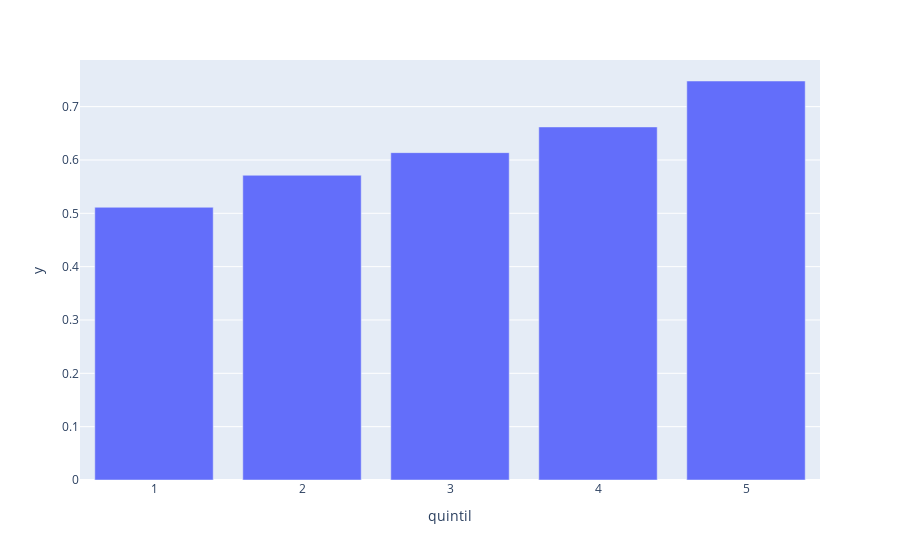

Source (notebook cell):
### Code cell
# Inclusión financiera por grupo de ingresos
df2=df.groupby('quintil')['inclusion_financiera'].mean()
fig = px.bar(df2, df2.index, y=df2).update_xaxes(categoryorder="total descending")
fig.show()

### Figure 1 — Plotly figure (JSON) as saved in the notebook; plotly's stock layout.template omitted (floating-point values rounded to 4 significant figures)
{"data": [{"alignmentgroup": "True", "hovertemplate": "quintil=%{x}<br>y=%{y}<extra></extra>", "legendgroup": "", "marker": {"color": "#636efa", "pattern": {"shape": ""}}, "name": "", "offsetgroup": "", "orientation": "v", "showlegend": false, "textposition": "auto", "type": "bar", "x": [1, 2, 3, 4, 5], "xaxis": "x", "y": [0.5113, 0.5713, 0.6138, 0.6619, 0.7481], "yaxis": "y"}], "layout": {"barmode": "relative", "legend": {"tracegroupgap": 0}, "margin": {"t": 60}, "xaxis": {"anchor": "y", "categoryorder": "total descending", "domain": [0, 1], "title": {"text": "quintil"}}, "yaxis": {"anchor": "x", "domain": [0, 1], "title": {"text": "y"}}}}
